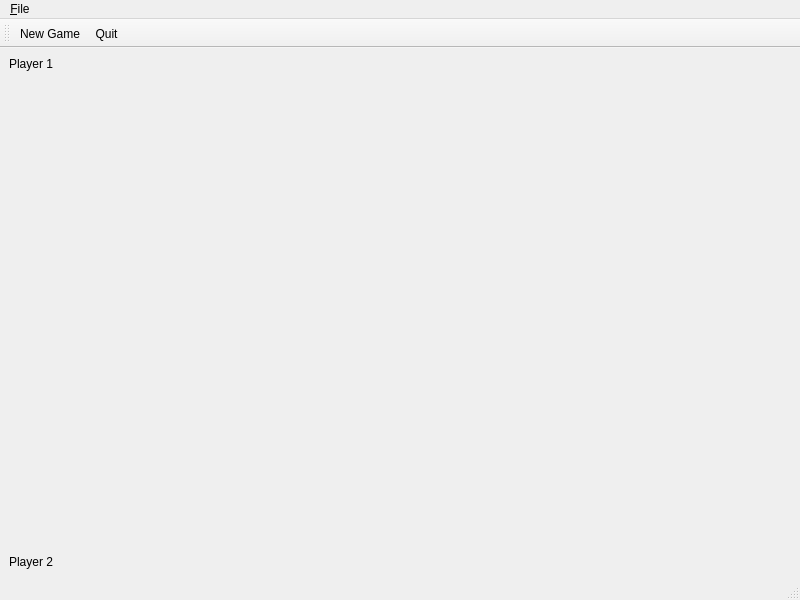
<?xml version="1.0" encoding="UTF-8"?>
<ui version="4.0">
 <class>MainWindow</class>
 <widget class="QMainWindow" name="MainWindow">
  <property name="geometry">
   <rect>
    <x>0</x>
    <y>0</y>
    <width>800</width>
    <height>600</height>
   </rect>
  </property>
  <property name="windowTitle">
   <string>TicTacToe</string>
  </property>
  <widget class="QWidget" name="centralwidget">
   <layout class="QVBoxLayout" name="verticalLayout">
    <item>
     <widget class="QLabel" name="player1Name">
      <property name="sizePolicy">
       <sizepolicy hsizetype="Preferred" vsizetype="Fixed">
        <horstretch>0</horstretch>
        <verstretch>0</verstretch>
       </sizepolicy>
      </property>
      <property name="text">
       <string>Player 1</string>
      </property>
     </widget>
    </item>
    <item>
     <widget class="TicTacToeWidget" name="gameBoard" native="true"/>
    </item>
    <item>
     <widget class="QLabel" name="player2Name">
      <property name="sizePolicy">
       <sizepolicy hsizetype="Preferred" vsizetype="Fixed">
        <horstretch>0</horstretch>
        <verstretch>0</verstretch>
       </sizepolicy>
      </property>
      <property name="text">
       <string>Player 2</string>
      </property>
     </widget>
    </item>
   </layout>
  </widget>
  <widget class="QMenuBar" name="menubar">
   <property name="geometry">
    <rect>
     <x>0</x>
     <y>0</y>
     <width>800</width>
     <height>25</height>
    </rect>
   </property>
   <widget class="QMenu" name="menu_File">
    <property name="title">
     <string>&amp;File</string>
    </property>
    <addaction name="startNewGame_2"/>
    <addaction name="actionQuit"/>
   </widget>
   <addaction name="menu_File"/>
  </widget>
  <widget class="QStatusBar" name="statusbar"/>
  <widget class="QToolBar" name="toolBar">
   <property name="windowTitle">
    <string>toolBar</string>
   </property>
   <attribute name="toolBarArea">
    <enum>TopToolBarArea</enum>
   </attribute>
   <attribute name="toolBarBreak">
    <bool>false</bool>
   </attribute>
   <addaction name="startNewGame_2"/>
   <addaction name="actionQuit"/>
  </widget>
  <action name="startNewGame_2">
   <property name="text">
    <string>New Game</string>
   </property>
   <property name="toolTip">
    <string>Start new game</string>
   </property>
   <property name="shortcut">
    <string>Ctrl+N</string>
   </property>
   <property name="menuRole">
    <enum>QAction::NoRole</enum>
   </property>
  </action>
  <action name="actionQuit">
   <property name="text">
    <string>Quit</string>
   </property>
   <property name="shortcut">
    <string>Ctrl+Q</string>
   </property>
   <property name="menuRole">
    <enum>QAction::NoRole</enum>
   </property>
  </action>
 </widget>
 <customwidgets>
  <customwidget>
   <class>TicTacToeWidget</class>
   <extends>QWidget</extends>
   <header>tictactoewidget.h</header>
   <container>1</container>
  </customwidget>
 </customwidgets>
 <resources/>
 <connections/>
</ui>
